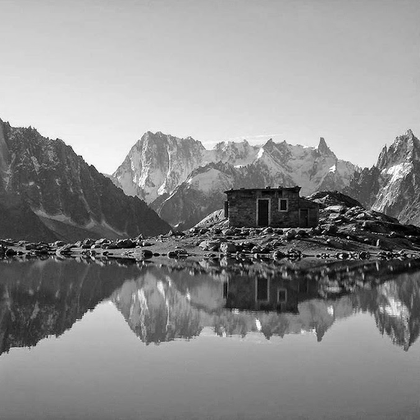
%> input picture lac.png, 420 x 420 px, shrunk from 512 x 512 before the run
$ octave main4.m   (GNU Octave 9; MATLAB toolbox functions it lacks are replaced by stand-ins)
%> lines starting %> are read from the running program, lines starting %| are printed output that depends on the picture
close all
clear

%% Filtrages

H = @(k,u,v) exp(-k*(u^2+v^2));

% Ouverture de l'image
[im, map] = imread('lac.png');
%> im is the input picture: size 420x420x3 uint8; min 0, max 255, mean 141.6
%> map = []

% Construction palette
gris=([0:255]/255)'*[1 1 1];

% Affichage image en niveaux de gris
figure(1);
image(im);
colormap(gris);

% Passage en réels pour calcul de transformée de fourier fft2
im=double(im);
%> im: size 420x420x3 double
IM=fft2(im);

% Permutation des cadrans -> basses fréquences au centre de l'image
IM=fftshift(IM);

% Calcul du spectre d'amplitude recadré sur une échelle log
logIM=log(abs(IM)+1);
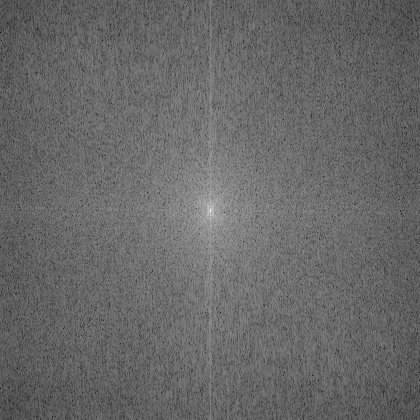
%> logIM: size 420x420x3 double; min 2.28, max 17.03, mean 8.32; drawn with min black and max white
maxi=max(max(logIM));
%> maxi = [17.03 17.03 17.03]
mini=min(min(logIM));
%> mini = [2.28 2.28 2.28]

% Affichage du spectre d'amplitude sous forme d'image
figure(2);
image((logIM-mini)/(maxi-mini)*255);
%> (this line was passed over: image is not available in this run)
colormap(gris);

%% Traitement
S = size(im);
%> S = [420 420 3]
for i=1:S(1)
    for j=1:S(2)
        IMT(i,j) = IM(i,j)*H(1e-2, i-(S(1))/2, j-(S(2))/2);
    end
end

% Calcul du spectre d'amplitude recadré sur une échelle log
logIMT=log(abs(IMT)+1);
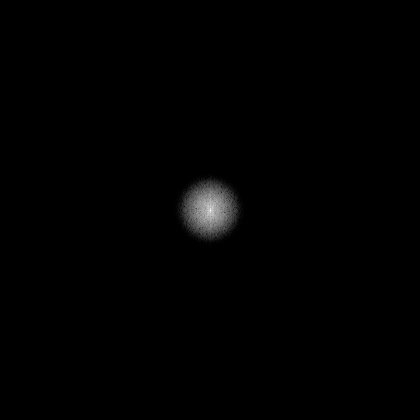
%> logIMT: size 420x420 double; min 0, max 17.01, mean 0.102; drawn with min black and max white
maxiT=max(max(logIMT));
%> maxiT = 17.01
miniT=min(min(logIMT));
%> miniT = 0

% Affichage du spectre d'amplitude de l'image traitée sous forme d'image
figure(3);
image((logIMT-miniT)/(maxiT-miniT)*255);
colormap(gris);

% Calcul de la TF inverse qui donne le résultat de l'image après traitement
im_traitee=real(ifft2(fftshift(IMT)));
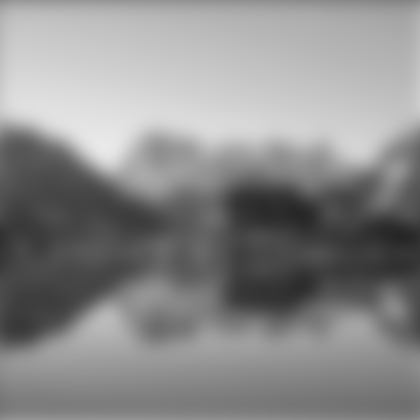
%> im_traitee: size 420x420 double; min 38.5, max 233.4, mean 138.8

% Affichage de l'image traitée
figure(4)
image(im_traitee)
colormap(gris)
